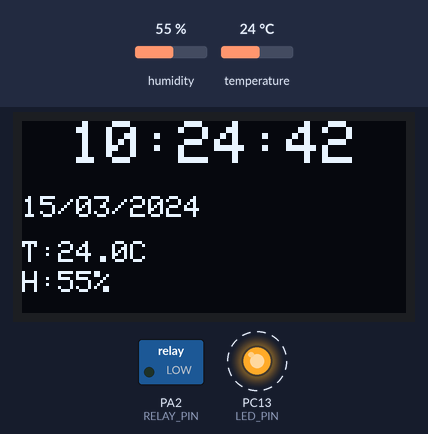
This program was run on a simulated STM32 Blue Pill. On the bench: 128×64 one-colour display, switched loads named in the program (green lamp = pin HIGH), output pins drawn as LEDs (lit = HIGH). Wiring (inferred from the names in the program): SHT3x sensor at I2C address 0x44; PCF8563 clock at I2C address 0x51. Dashed ring = blinking. Inputs (shaded band) come from the test bench; at power-on: humidity 55 %, temperature 24 °C. The local clock reads 2024-03-15 10:24:30 at power-on unless the program sets it; what the program prints to the serial monitor is not drawn.

Above: at 12.4 s.
12.5 s: humidity set to 22 %
At 17.7 s:
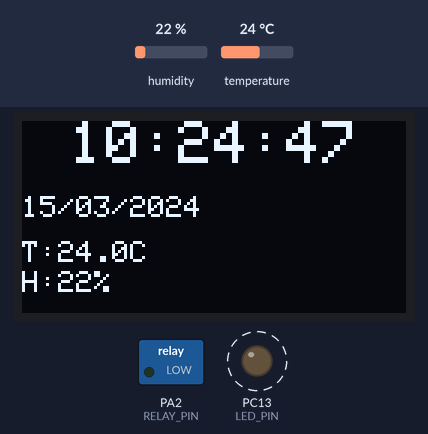
17.8 s: temperature set to 12 °C
At 22.7 s:
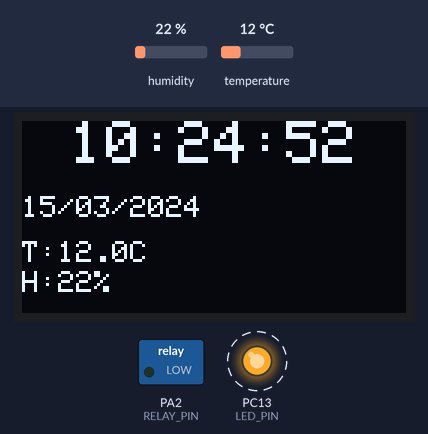
22.8 s: humidity set to 40 %
At 27.1 s:
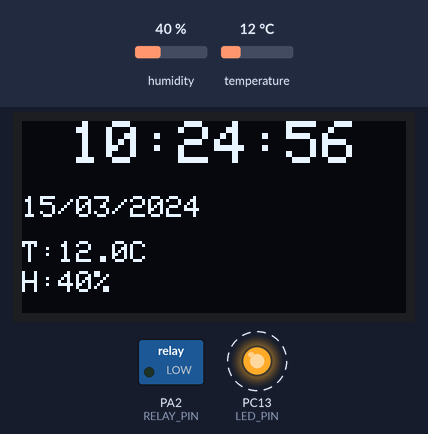
27.8 s: temperature set to 19 °C
At 33.1 s:
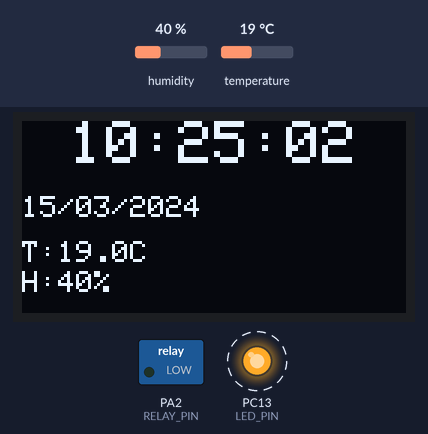
Timing chart, 0 to 33.8 s (numbered marks = the images above; inputs shaded):
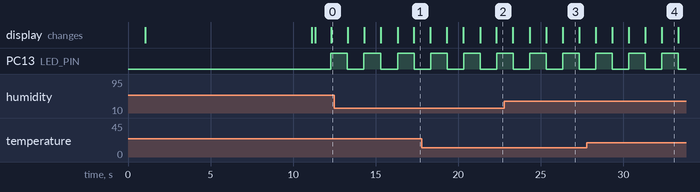

The program:

main.cpp
```cpp
#include <Arduino.h>
#include <Wire.h>
#include <Adafruit_GFX.h>
#include <Adafruit_SSD1306.h>

#define SCREEN_WIDTH 128
#define SCREEN_HEIGHT 64

#define LED_PIN PC13
#define RELAY_PIN PA2
#define PCF8563_ADDR 0x51      // RTC I2C address
#define SHT30_ADDR 0x44         // Temperature sensor I2C address

Adafruit_SSD1306 display(SCREEN_WIDTH, SCREEN_HEIGHT, &Wire, -1);

// Time variables
int hours = 22;
int minutes = 9;
int seconds = 0;
int day = 19, month = 5, year = 2026;
unsigned long lastUpdate = 0;
float temperature = 0.0;
float humidity = 0.0;


// ========== BCD Conversion ==========
byte decToBcd(byte val) {
  return ((val / 10 * 16) + (val % 10));
}

byte bcdToDec(byte val) {
  return ((val / 16 * 10) + (val % 16));
}

// ========== PCF8563 RTC Functions ==========
void initRTC() {
  Wire.beginTransmission(PCF8563_ADDR);
  Wire.write(0x00); // Control register 1
  Wire.write(0x00); // Clear control bits, enable RTC
  Wire.endTransmission();

  // Check and clear VL (Voltage Low) bit
  Wire.beginTransmission(PCF8563_ADDR);
  Wire.write(0x02); // Seconds register
  Wire.endTransmission();

  Wire.requestFrom(PCF8563_ADDR, 1);
  byte seconds_byte = Wire.read();

  if (seconds_byte & 0x80) { // VL bit is set, need to reset it
    Wire.beginTransmission(PCF8563_ADDR);
    Wire.write(0x02); // Seconds register
    Wire.write(seconds_byte & 0x7F); // Clear VL bit
    Wire.endTransmission();
  }
}

void setTimeRTC(int h, int m, int s, int d, int mo, int y) {
  Wire.beginTransmission(PCF8563_ADDR);
  Wire.write(0x02); // Start at seconds register
  Wire.write(decToBcd(s) & 0x7F);      // Seconds (clear VL bit)
  Wire.write(decToBcd(m) & 0x7F);      // Minutes
  Wire.write(decToBcd(h) & 0x3F);      // Hours (24-hour format)
  Wire.write(decToBcd(d) & 0x3F);      // Day
  Wire.write(0x00);                     // Weekday (0-6, not used here)
  Wire.write(decToBcd(mo) & 0x1F);     // Month
  Wire.write(decToBcd(y - 2000));      // Year (0-99)
  Wire.endTransmission();
}

void readTimeFromRTC() {
  Wire.beginTransmission(PCF8563_ADDR);
  Wire.write(0x02); // Start reading from seconds register
  Wire.endTransmission();

  Wire.requestFrom(PCF8563_ADDR, 7); // Request 7 bytes
  if (Wire.available() >= 7) {
    seconds = bcdToDec(Wire.read() & 0x7F); // Remove VL bit
    minutes = bcdToDec(Wire.read() & 0x7F);
    hours = bcdToDec(Wire.read() & 0x3F);   // Remove hour format bit
    day = bcdToDec(Wire.read() & 0x3F);
    Wire.read(); // Skip weekday
    month = bcdToDec(Wire.read() & 0x1F);   // Remove century bit
    year = 2000 + bcdToDec(Wire.read());
  }
}

// ========== SHT30 Temperature/Humidity Functions ==========
void initSHT30() {
  Wire.beginTransmission(SHT30_ADDR);
  Wire.write(0x22); // Soft reset command high byte
  Wire.write(0x36); // Soft reset command low byte
  Wire.endTransmission();
  delay(10);
}

void readTemperatureHumidity() {
  // Trigger measurement: periodic mode with 0.5 mps
  Wire.beginTransmission(SHT30_ADDR);
  Wire.write(0x21); // Command high byte
  Wire.write(0x30); // Command low byte
  Wire.endTransmission();

  delay(20); // Wait for measurement

  Wire.requestFrom(SHT30_ADDR, 6); // Request 6 bytes (temp(2) + checksum + humidity(2) + checksum)
  if (Wire.available() >= 6) {
    uint16_t tempRaw = (Wire.read() << 8) | Wire.read();
    Wire.read(); // Skip checksum
    uint16_t humidityRaw = (Wire.read() << 8) | Wire.read();
    Wire.read(); // Skip checksum

    // Convert temperature (in 0.01°C)
    temperature = -45.0 + (175.0 * tempRaw / 65535.0);
    // Convert humidity (in 0.1%)
    humidity = 100.0 * humidityRaw / 65535.0;
  }
}

// put function declarations here:


void setup() {
  // put your setup code here, to run once:
  Serial.setTx(PA9); // מגדיר את המשדר של הבקר לפין PA10 (היכן שחיברת את ה-RX של ה-USB)
  Serial.setRx(PA10);  // מגדיר את הקולט של הבקר לפין PA9 (היכן שחיברת את ה-TX של ה-USB)
  Serial.begin(115200);
  delay(1000);

  Serial.println("\n\n=== DEVICE STARTING ===");

  pinMode(LED_PIN, OUTPUT);
  pinMode(RELAY_PIN, OUTPUT);
  digitalWrite(RELAY_PIN, LOW);  // Default relay OFF
  Wire.setSDA(PB7);
  Wire.setSCL(PB6);
  Wire.begin();

  if(!display.begin(SSD1306_SWITCHCAPVCC, 0x3C))
    for(;;); // עצירה אם המסך לא נמצא

  display.clearDisplay();
  display.setTextSize(1);
  display.setTextColor(SSD1306_WHITE);
  display.setCursor(0, 0);
  display.println("SEND TIME:");
  display.println("HH:MM:SS DD:MM:YYYY");
  display.println("");
  display.println("Waiting 10 seconds...");
  display.display();

  Serial.println("\n=== PCF8563 TIME SYNC ===");
  Serial.println("Send time in format:");
  Serial.println("HH:MM:SS DD:MM:YYYY");
  Serial.println("Example: 15:06:00 14:06:2026");
  Serial.println("Waiting 10 seconds...\n");

  // Initialize sensors
  initRTC();
  delay(50);

  // Wait for time from PC (send format: "HH:MM:SS DD:MM:YYYY")
  unsigned long waitStart = millis();
  String timeStr = "";
  bool timeReceived = false;

  while (millis() - waitStart < 10000) { // Wait 10 seconds for time input
    if (Serial.available()) {
      char c = Serial.read();
      Serial.write(c); // Echo the character

      if (c == '\n' || c == '\r') {
        Serial.print("Received string length: ");
        Serial.println(timeStr.length());
        Serial.print("Content: [");
        Serial.print(timeStr);
        Serial.println("]");

        if (timeStr.length() >= 19) {
          timeReceived = true;
          break;
        }
      } else {
        timeStr += c;
      }
    }
  }

  Serial.println("Timeout reached.");

  // Parse time string if received
  if (timeReceived && timeStr.length() >= 19) {
    Serial.println("Parsing time...");
    int h = (timeStr[0] - '0') * 10 + (timeStr[1] - '0');
    int m = (timeStr[3] - '0') * 10 + (timeStr[4] - '0');
    int s = (timeStr[6] - '0') * 10 + (timeStr[7] - '0');
    int d = (timeStr[9] - '0') * 10 + (timeStr[10] - '0');
    int mo = (timeStr[12] - '0') * 10 + (timeStr[13] - '0');
    int y = (timeStr[15] - '0') * 1000 + (timeStr[16] - '0') * 100 +
            (timeStr[17] - '0') * 10 + (timeStr[18] - '0');

    Serial.print("Parsed: ");
    Serial.print(h); Serial.print(":");
    Serial.print(m); Serial.print(":");
    Serial.print(s); Serial.print(" ");
    Serial.print(d); Serial.print("/");
    Serial.print(mo); Serial.print("/");
    Serial.println(y);

    setTimeRTC(h, m, s, d, mo, y);
    Serial.print("RTC time set to: ");
    Serial.println(timeStr);

    display.clearDisplay();
    display.setCursor(0, 0);
    display.println("Time set!");
    display.print(timeStr.substring(0, 8));
    display.display();
    delay(1000);
  } else {
    Serial.println("No valid time received.");
    display.clearDisplay();
    display.setCursor(0, 0);
    display.println("No time received");
    display.println("Waiting for input...");
    display.display();
  }

  delay(50);
  initSHT30();
  delay(100);
}

void loop() {
  // LED blink: 5 seconds ON, 5 seconds OFF
  static unsigned long lastLedToggle = 0;
  static bool ledState = HIGH;

  if (millis() - lastLedToggle >= 1000) {
    lastLedToggle = millis();
    ledState = !ledState;
    digitalWrite(LED_PIN, ledState);
  }

  // Relay: ON for 20 seconds every round hour (minute=0, seconds=0-19)
  if (minutes == 0 && seconds < 20) {
    digitalWrite(RELAY_PIN, HIGH);
  } else {
    digitalWrite(RELAY_PIN, LOW);
  }

  // Check for serial commands to update time
  if (Serial.available()) {
    String cmd = Serial.readStringUntil('\n');
    if (cmd.length() >= 19) {
      int h = (cmd[0] - '0') * 10 + (cmd[1] - '0');
      int m = (cmd[3] - '0') * 10 + (cmd[4] - '0');
      int s = (cmd[6] - '0') * 10 + (cmd[7] - '0');
      int d = (cmd[9] - '0') * 10 + (cmd[10] - '0');
      int mo = (cmd[12] - '0') * 10 + (cmd[13] - '0');
      int y = (cmd[15] - '0') * 1000 + (cmd[16] - '0') * 100 +
              (cmd[17] - '0') * 10 + (cmd[18] - '0');
      setTimeRTC(h, m, s, d, mo, y);
      Serial.println("Time updated!");
    }
  }

  if (millis() - lastUpdate >= 1000) {
    lastUpdate = millis();

    // Read time from RTC
    readTimeFromRTC();

    // Read temperature from SHT30 every 5 seconds
    static unsigned long lastTempRead = 0;
    if (millis() - lastTempRead >= 5000) {
      lastTempRead = millis();
      readTemperatureHumidity();
    }

    display.clearDisplay();

    // --- Display Time (top) ---
    display.setTextSize(2);
    display.setTextColor(SSD1306_WHITE);
    display.setCursor(16, 0);
    if(hours < 10) display.print("0"); display.print(hours);
    display.print(":");
    if(minutes < 10) display.print("0"); display.print(minutes);
    display.print(":");
    if(seconds < 10) display.print("0"); display.print(seconds);

    // --- Display Date (middle) ---
    display.setTextSize(1);
    display.setCursor(0, 25);
    if(day < 10) display.print("0"); display.print(day);
    display.print("/");
    if(month < 10) display.print("0"); display.print(month);
    display.print("/");
    display.print(year);

    // --- Display Temperature and Humidity (bottom) ---
    display.setCursor(0, 40);
    display.print("T:");
    display.print(temperature, 1);
    display.println("C");

    display.setCursor(0, 50);
    display.print("H:");
    display.print(humidity, 0);
    display.println("%");

    display.display();
  }
}
```

Measured:
- by itself, PC13 (LED_PIN): alternates HIGH for 1.0 s and LOW for 1.0 s
- what the display in image 3 shows lasts 1.0 s, from 26.3 s to 27.3 s
